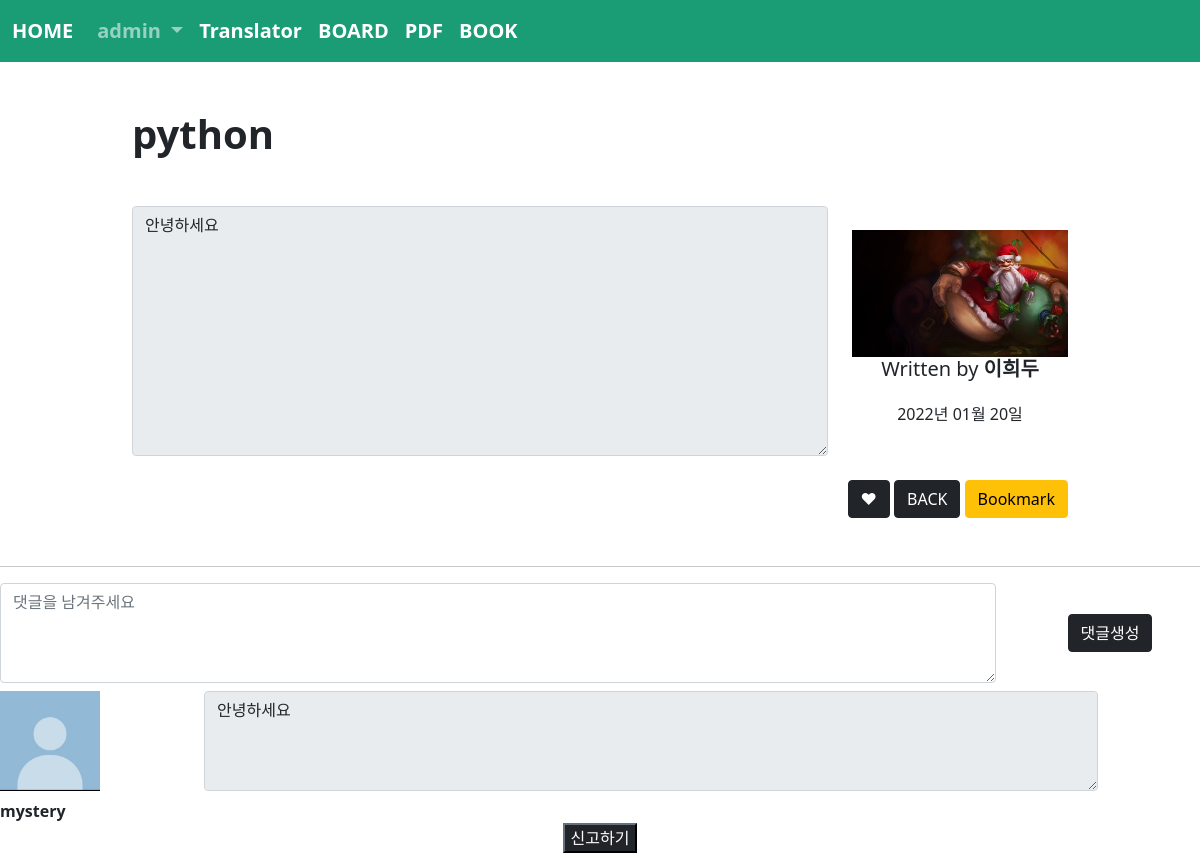
The page /board/detail/1 (signed in) on the database its author committed.
### acc/models.py (models this page shows)
class User(AbstractUser):
    comment = models.TextField()
    age = models.IntegerField(default=0)
    point = models.IntegerField(default=0)
    pic = models.ImageField(upload_to="acc/%y/%m")
    def getpic(self):#이미지 없을 경우 기본이미지
        if self.pic:
            return self.pic.url #이미지 있으면 그 이미지로(url필수)
        return "/media/noimage.png"# 없으면 정해진 사진으로

### board/models.py (models this page shows, shortened)
class Board(models.Model):
    subject = models.CharField(max_length=100)
    writer = models.ForeignKey(User, on_delete=models.CASCADE, related_name="writer")
    content = models.TextField()
    likey = models.ManyToManyField(User, blank=True, related_name="likey")
    pubdate = models.DateField()

class Reply(models.Model):
    b = models.ForeignKey(Board, on_delete=models.CASCADE)
    replyer = models.ForeignKey(User, on_delete=models.CASCADE)
    comment = models.TextField()
    pubdate = models.DateTimeField()

### board/views.py (the view)
# urls.py: path('detail/<bpk>', views.detail, name="detail"),
def detail(request, bpk):
    b = Board.objects.get(id=bpk)
    r = b.reply_set.all()#자식테이블인 Reply 역참조하기 위해 reply_set사용
    context = {
        'b' : b,
        'rlist' : r,
    }
    return render(request, "board/detail.html", context)

### template/board/detail.html (shortened to what this page needs)
{% extends 'base.html' %}
{% block con %}
    <div class = "container mt-5 mb-5" style="width: 80%;">
        <h1><b>{{b.subject}}</b></h1>
        <div class= "row mt-5">
            <div class="col-lg-9">
                <textarea class = "form-control" style = "height: 250px" disabled >{{b.content}}</textarea>
            </div>
            <div class="col-lg-3 text-center" style="margin: auto;">
                <img src="{{b.writer.getpic}}" width="100%">
                <h5>Written by <b>{{b.writer}}</b></h5>
                <div class="test-end mt-4">
                    <h6>{{ b.pubdate | date:'Y년 m월 d일'}}</h6>
                </div>
            </div>
        </div>
        <div class="text-end mt-4">
            {% if user in b.likey.all%}
                <a href="{% url 'board:unlikey' b.id%}" class="btn btn-dark">♥</a>
            {% else %}
                <a href="{% url 'board:likey' b.id%}" class="btn btn-dark">♡</a>
            {% endif %}
            <a href="{% url 'board:index' %}" class="btn btn-dark">BACK</a>
            <button type="button" class="btn btn-warning" data-bs-toggle="modal" data-bs-target="#exampleModal1">
                Bookmark
            </button>
        </div>
    </div>
    <hr>
    <form method="POST" action="{% url 'board:createreply' b.id %}">
        <div class="row">
            <div class="col-lg-10 ">
                <textarea class="form-control" name="com" style="height: 100px;" placeholder="댓글을 남겨주세요" id="" cols="30" rows="10"></textarea>
            </div>
            <div class="col-lg-2 text-center" style="margin: auto;">
                <button class="btn btn-dark">댓글생성</button>
            </div>
        </div>
    </form>
    {% if rlist %}
        {%for i in rlist %}
        <div class="row mt-2">
            <div class="col-lg-2">
                <img src="{{ i.replyer.getpic }}" width="100">
                <div class="test-center mt-2">
                    <b>{{i.replyer}}</b>
                </div>
            </div>
            <div class = "col-lg-9">
                <textarea class="form-control" name="" style="height: 100px" disabled>{{i.comment}}</textarea>
            </div>
            {% if i.replyer == user %}
            <div class = "col-lg-2 text-center" style="margin: auto;">
                <button class="btn-dark">신고하기</button>
                <a href="{%url 'board:dreply' b.id i.id%}"><button class="btn-danger">댓글삭제</button></a>
            </div>
            {% else %}
            <div class = "col-lg-2 text-center" style="margin: auto;">
                <button class="btn-dark">신고하기</button>
            </div>
            {% endif %}
        </div>
        {% endfor %}
    {%else%}
        첫번째 댓글을 남겨주세요
    {%endif%}
{% endblock %}

### template/base.html (shortened to what this page needs)
<!doctype html>
<html lang="en">
    <head>
        <link href="https://cdn.jsdelivr.net/npm/bootstrap@5.1.3/dist/css/bootstrap.min.css" rel="stylesheet">
    </head>
    <body>
        {% if user.is_authenticated %}
            <nav class="navbar navbar-expand-lg navbar-dark" style="background-color: rgb(26, 156, 117); font-size: 20px; font-weight: bold;">
                <div class="container-fluid">
                    <a class="navbar-brand" href="{%url 'acc:index'%}">HOME</a>
                    <div class="collapse navbar-collapse" id="navbarSupportedContent">
                        <ul class="navbar-nav me-auto mb-2 mb-lg-0">
                            <li class="nav-item dropdown">
                                <a class="nav-link dropdown-toggle" href="#" id="navbarDropdown" role="button" data-bs-toggle="dropdown" aria-expanded="false">
                                {{user.username}}
                                </a>
                            </li>
                            <li>
                                <a class="nav-link active" aria-current="page" href="{% url 'translator:index'%}">Translator</a>
                            </li>
                            <li class="nav-item">
                                <a class="nav-link active" aria-current="page" href="{% url 'board:index'%}">BOARD</a>
                            </li>
                            <li class="nav-item">
                                <a class="nav-link active" aria-current="page" href="{% url 'pdf:index' %}">PDF</a>
                            </li>
                            <li class="nav-item">
                                <a class="nav-link active" aria-current="page" href="{% url 'book:index' %}">BOOK</a>
                            </li>
                        </ul>
                    </div>
                </div>
            </nav>
            {% block con %}
            {% endblock %}
        {% endif %}
    </body>
</html>

### rows shown on the page
User: username "admin"
Board: subject "python", content "안녕하세요", writer.getpic (picture), writer "이희두", pubdate "2022년 01월 20일"
Reply: replyer "mystery", comment "안녕하세요", shows "신고하기"
